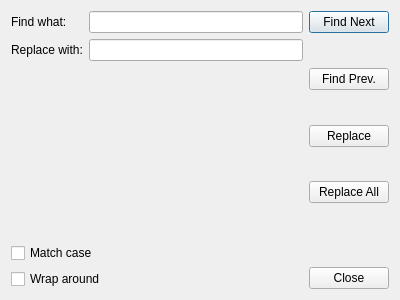
<?xml version="1.0" encoding="UTF-8"?>
<ui version="4.0">
 <class>FindDialog</class>
 <widget class="QDialog" name="FindDialog">
  <property name="geometry">
   <rect>
    <x>0</x>
    <y>0</y>
    <width>400</width>
    <height>300</height>
   </rect>
  </property>
  <property name="windowTitle">
   <string>Dialog</string>
  </property>
  <layout class="QHBoxLayout" name="horizontalLayout">
   <item>
    <layout class="QVBoxLayout" name="verticalLayout_input">
     <item>
      <layout class="QFormLayout" name="formLayout_text">
       <item row="0" column="0">
        <widget class="QLabel" name="label_find">
         <property name="text">
          <string>Find what:</string>
         </property>
        </widget>
       </item>
       <item row="0" column="1">
        <widget class="QLineEdit" name="lineEdit_find"/>
       </item>
       <item row="1" column="0">
        <widget class="QLabel" name="label_replace">
         <property name="text">
          <string>Replace with:</string>
         </property>
        </widget>
       </item>
       <item row="1" column="1">
        <widget class="QLineEdit" name="lineEdit_replace"/>
       </item>
      </layout>
     </item>
     <item>
      <widget class="QCheckBox" name="checkBox_match_case">
       <property name="text">
        <string>Match case</string>
       </property>
      </widget>
     </item>
     <item>
      <widget class="QCheckBox" name="checkBox_wrap_around">
       <property name="text">
        <string>Wrap around</string>
       </property>
      </widget>
     </item>
    </layout>
   </item>
   <item>
    <layout class="QVBoxLayout" name="verticalLayout_buttons">
     <property name="sizeConstraint">
      <enum>QLayout::SetMinimumSize</enum>
     </property>
     <item alignment="Qt::AlignTop">
      <widget class="QPushButton" name="pushButton_find_next">
       <property name="text">
        <string>Find Next</string>
       </property>
      </widget>
     </item>
     <item alignment="Qt::AlignTop">
      <widget class="QPushButton" name="pushButton_find_prev">
       <property name="text">
        <string>Find Prev.</string>
       </property>
      </widget>
     </item>
     <item alignment="Qt::AlignTop">
      <widget class="QPushButton" name="pushButton_replace">
       <property name="text">
        <string>Replace</string>
       </property>
      </widget>
     </item>
     <item alignment="Qt::AlignTop">
      <widget class="QPushButton" name="pushButton_replace_all">
       <property name="text">
        <string>Replace All</string>
       </property>
      </widget>
     </item>
     <item alignment="Qt::AlignBottom">
      <widget class="QPushButton" name="pushButton_cancel">
       <property name="text">
        <string>Close</string>
       </property>
      </widget>
     </item>
    </layout>
   </item>
  </layout>
 </widget>
 <resources/>
 <connections/>
</ui>
